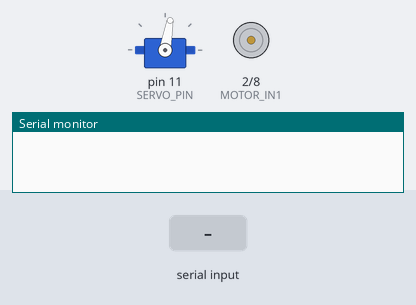
This sketch was run on a simulated Arduino Uno, built with avr-gcc and run on an emulated ATmega328P. Shown: servo, motor-driver pin pairs drawn as motors (green arrow = first pin HIGH = forward, orange = second pin HIGH = backward, longer = more drive, scaled by the enable pin), the last lines printed to the serial monitor. The inputs (shaded band) are chosen by the test bench.

Above: at 1.2 s.
1.3 s: "CMD  45\n" received over Serial
At 1.5 s:
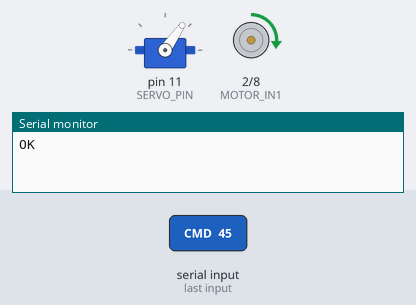
Timing chart, 0 to 4.3 s (numbered marks = the images above; inputs shaded):
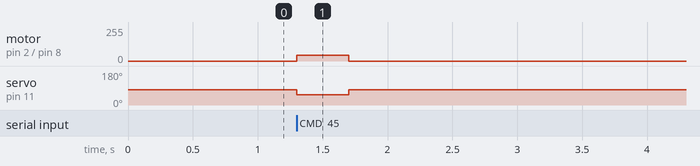

Measured:
- after the input at 1.3 s, motor on pin 2 (MOTOR_IN1) / pin 8 (MOTOR_IN2): stopped → forward 45/255 at once, → stopped 0.40 s later; servo on pin 11 (SERVO_PIN): 80° → 55° at once, → 80° 0.40 s later

The sketch:

arduino_car_controller.ino
```cpp
#include <Servo.h>

// --- Serial protocol ---
// Raspberry Pi sends:
//   "CMD <servo_deg> <throttle>\n"
//     servo_deg: float degrees
//     throttle:  int in [-255..255]  (+ forward, - reverse)
//   "STOP\n"
//
// Arduino replies (optional):
//   "OK\n"

// --- Steering servo constraints (must match rpi_stanley_controller.py) ---
static const int SERVO_PIN = 11;
static const float SERVO_CENTER_DEG = 80.0f;   // straight-ahead command
static const float SERVO_MIN_DEG = 55.0f;    // max left (mechanical)
static const float SERVO_MAX_DEG = 105.0f;   // max right (mechanical)
static const int SERVO_MIN_US = 500;   // adjust if needed
static const int SERVO_MAX_US = 2500;  // adjust if needed

// --- DC motor driver (assume L298N/L293D style) ---
// Adjust pins to your wiring.
static const int MOTOR_EN_PWM = 5;  // PWM pin
static const int MOTOR_IN1 = 2;
static const int MOTOR_IN2 = 8;

// --- Safety ---
static const unsigned long CMD_TIMEOUT_MS = 400;  // stop if no command arrives

Servo steering;
unsigned long lastCmdMs = 0;

static float clampf(float x, float lo, float hi) {
  if (x < lo) return lo;
  if (x > hi) return hi;
  return x;
}

static int clampi(int x, int lo, int hi) {
  if (x < lo) return lo;
  if (x > hi) return hi;
  return x;
}

static void motorStop() {
  analogWrite(MOTOR_EN_PWM, 0);
  digitalWrite(MOTOR_IN1, LOW);
  digitalWrite(MOTOR_IN2, LOW);
}

static void motorDrive(int throttle) {
  throttle = clampi(throttle, -255, 255);
  int pwm = abs(throttle);
  if (pwm < 10) {  // deadband
    motorStop();
    return;
  }
  if (throttle >= 0) {
    digitalWrite(MOTOR_IN1, HIGH);
    digitalWrite(MOTOR_IN2, LOW);
  } else {
    digitalWrite(MOTOR_IN1, LOW);
    digitalWrite(MOTOR_IN2, HIGH);
  }
  analogWrite(MOTOR_EN_PWM, pwm);
}

static void setSteeringDeg(float deg) {
  deg = clampf(deg, SERVO_MIN_DEG, SERVO_MAX_DEG);
  steering.write(deg);
}

void setup() {
  Serial.begin(115200);

  pinMode(MOTOR_EN_PWM, OUTPUT);
  pinMode(MOTOR_IN1, OUTPUT);
  pinMode(MOTOR_IN2, OUTPUT);

  steering.attach(SERVO_PIN, SERVO_MIN_US, SERVO_MAX_US);
  setSteeringDeg(SERVO_CENTER_DEG);
  motorStop();

  lastCmdMs = millis();
}

void loop() {
  // Safety timeout
  if (millis() - lastCmdMs > CMD_TIMEOUT_MS) {
    motorStop();
    setSteeringDeg(SERVO_CENTER_DEG);
  }

  if (!Serial.available()) return;

  String line = Serial.readStringUntil('\n');
  line.trim();
  if (line.length() == 0) return;

  if (line.equals("STOP")) {
    motorStop();
    setSteeringDeg(SERVO_CENTER_DEG);
    lastCmdMs = millis();
    Serial.println("OK");
    return;
  }

  if (line.startsWith("CMD ")) {
    // Parse: CMD servo throttle
    // Example: CMD 78.5 150
    int firstSpace = line.indexOf(' ');
    int secondSpace = line.indexOf(' ', firstSpace + 1);
    if (secondSpace < 0) return;

    String sServo = line.substring(firstSpace + 1, secondSpace);
    String sThr = line.substring(secondSpace + 1);

    float servoDeg = sServo.toFloat();
    int throttle = sThr.toInt();

    setSteeringDeg(servoDeg);
    motorDrive(throttle);
    lastCmdMs = millis();
    Serial.println("OK");
    return;
  }
}
```
